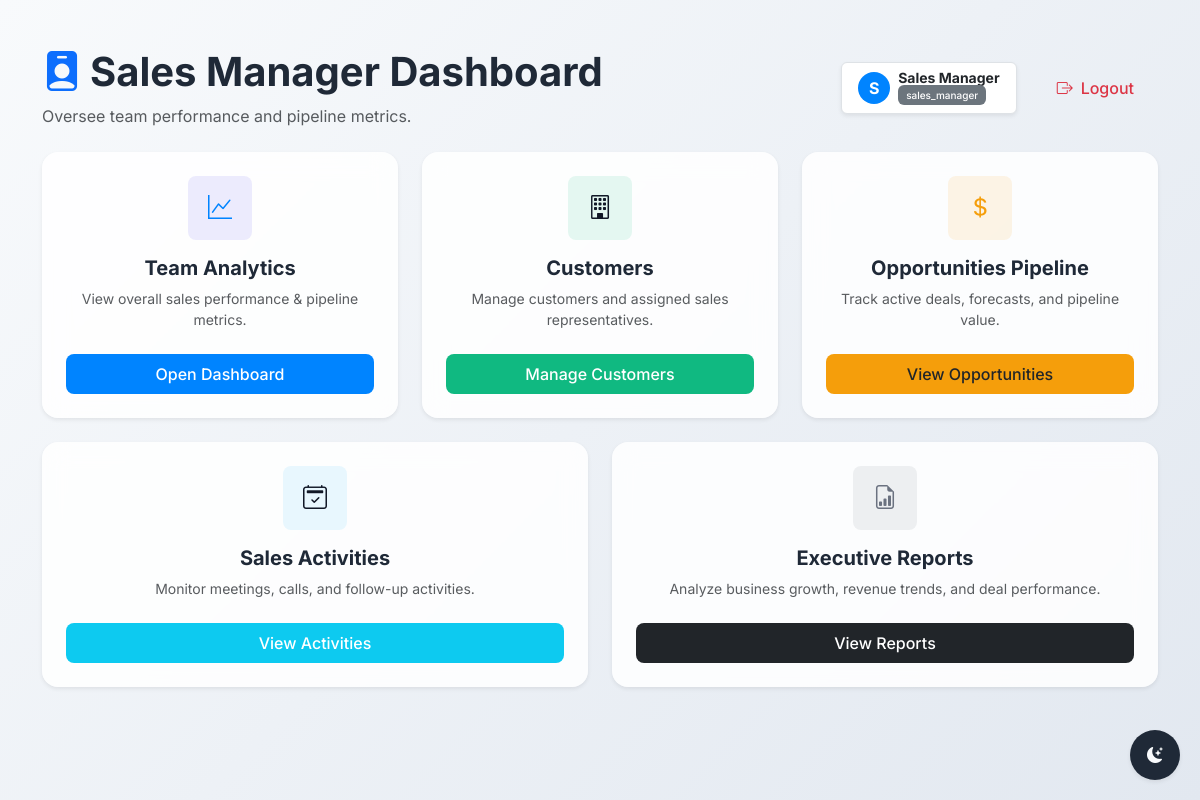
Screenshot of /sales_manager (signed in) with the database file from the repository.
### app/models/user.py (models this page shows)
class User(Base):
    __tablename__ = "users"
    id = Column(Integer, primary_key=True, index=True)
    name = Column(String, nullable=False)
    email = Column(String, unique=True, nullable=False)
    password = Column(String, nullable=False)
    role = Column(String, nullable=False)
    customers = relationship("Customer", back_populates="assigned_rep")
    sales_activities = relationship("SalesActivity",back_populates="user",cascade="all, delete-orphan")
    opportunities = relationship("Opportunity",back_populates="owner",cascade="all, delete-orphan")

### app/routes/auth.py (the view)
@router.get("/sales_manager", response_class=HTMLResponse)
def sales_manager_dashboard(request: Request,user: User = Depends(role_required(["sales_manager"]))):
    return templates.TemplateResponse(
        request=request,
        name="manager/sales_manager.html",
        context={"user": user}
    )

### app/templates/manager/sales_manager.html (shortened to what this page needs)
{% extends 'base.html' %}
{% block content %}
<div class="mb-4 d-flex justify-content-between align-items-center">
    <div>
        <h1 class="fw-bold text-theme-dark"><i class="bi bi-person-badge-fill me-2 text-primary"></i>Sales Manager Dashboard</h1>
        <p class="text-muted mb-0">Oversee team performance and pipeline metrics.</p>
    </div>
    <div class="d-flex align-items-center gap-3">
        <div class="bg-white px-3 py-2 rounded shadow-sm d-flex align-items-center gap-2 border">
            <div class="avatar-circle avatar-solid-primary">
                {{ user.name[0] }}
            </div>
            <div class="lh-1">
                <span class="d-block fw-bold small text-dark">{{ user.name }}</span>
                <span class="badge bg-secondary fs-xxs">{{ user.role }}</span>
            </div>
        </div>
        <a href="/logout" class="btn btn-outline-danger px-4"><i class="bi bi-box-arrow-right me-2"></i>Logout</a>
    </div>
</div>
<div class="row g-4 mb-4">
    <div class="col-md-4">
        <div class="glass-card h-100 p-4 border-0 shadow-sm text-center dashboard-nav-card">
            <div class="icon-box mx-auto mb-3 icon-box-lg bg-primary-subtle-custom">
                <i class="bi bi-graph-up"></i>
            </div>
            <h5 class="fw-bold">Team Analytics</h5>
            <p class="text-muted small mb-4">View overall sales performance & pipeline metrics.</p>
            <a href="/manager/dashboard" class="btn btn-primary w-100">Open Dashboard</a>
        </div>
    </div>
    <div class="col-md-4">
        <div class="glass-card h-100 p-4 border-0 shadow-sm text-center dashboard-nav-card">
            <div class="icon-box mx-auto mb-3 icon-box-lg bg-success-subtle-custom">
                <i class="bi bi-building"></i>
            </div>
            <h5 class="fw-bold">Customers</h5>
            <p class="text-muted small mb-4">Manage customers and assigned sales representatives.</p>
            <a href="/customers" class="btn btn-success w-100">Manage Customers</a>
        </div>
    </div>
    <div class="col-md-4">
        <div class="glass-card h-100 p-4 border-0 shadow-sm text-center dashboard-nav-card">
            <div class="icon-box mx-auto mb-3 icon-box-lg bg-warning-subtle-custom">
                <i class="bi bi-currency-dollar"></i>
            </div>
            <h5 class="fw-bold">Opportunities Pipeline</h5>
            <p class="text-muted small mb-4">Track active deals, forecasts, and pipeline value.</p>
            <a href="/opportunities" class="btn btn-warning text-dark w-100">View Opportunities</a>
        </div>
    </div>
</div>
<div class="row g-4">
    <div class="col-md-6">
        <div class="glass-card h-100 p-4 border-0 shadow-sm text-center dashboard-nav-card">
            <div class="icon-box mx-auto mb-3 icon-box-lg bg-info-subtle-custom">
                <i class="bi bi-calendar2-check"></i>
            </div>
            <h5 class="fw-bold">Sales Activities</h5>
            <p class="text-muted small mb-4">Monitor meetings, calls, and follow-up activities.</p>
            <a href="/activities" class="btn btn-info text-white w-100">View Activities</a>
        </div>
    </div>
    <div class="col-md-6">
        <div class="glass-card h-100 p-4 border-0 shadow-sm text-center dashboard-nav-card">
            <div class="icon-box mx-auto mb-3 icon-box-lg bg-dark-subtle-custom">
                <i class="bi bi-file-earmark-bar-graph"></i>
            </div>
            <h5 class="fw-bold">Executive Reports</h5>
            <p class="text-muted small mb-4">Analyze business growth, revenue trends, and deal performance.</p>
            <a href="/manager/dashboard" class="btn btn-dark w-100">View Reports</a>
        </div>
    </div>
</div>
{% endblock %}

### app/static/css/styles.css (style rules this page uses)
:root { --primary: #0084FF; --primary-hover: #0073E6; --secondary: #10B981; --secondary-hover: #059669; --danger: #EF4444; --danger-hover: #DC2626; --warning: #F59E0B; --warning-hover: #D97706; --dark: #1F2937; --light: #F3F4F6; --bg-color: #F8FAFC; --text-primary: #111827; --text-secondary: #6B7280; --card-bg: rgba(255, 255, 255, 0.85); --border-color: rgba(255, 255, 255, 0.3); }
body { font-family: 'Inter', sans-serif; background: linear-gradient(135deg, #F8FAFC 0%, #E2E8F0 100%); color: var(--text-primary); min-height: 100vh; }
h1, h2, h3, h4, h5, h6 { font-weight: 600; color: var(--dark); }
.glass-card { background: var(--card-bg); backdrop-filter: blur(12px); -webkit-backdrop-filter: blur(12px); border: 1px solid var(--border-color); border-radius: 16px; box-shadow: 0 10px 25px rgba(0, 0, 0, 0.05); transition: transform 0.3s ease, box-shadow 0.3s ease; }
.btn { border-radius: 8px; font-weight: 500; padding: 0.5rem 1.25rem; transition: all 0.3s ease; border: none; }
.btn-primary { background-color: var(--primary); color: white; }
.btn-success { background-color: var(--secondary); color: white; }
.btn-warning { background-color: var(--warning); color: white; }
.badge { padding: 0.5em 0.8em; border-radius: 6px; font-weight: 500; }
.icon-box { background: #E0F2FE; color: var(--primary); width: 40px; height: 40px; border-radius: 8px; display: flex; align-items: center; justify-content: center; flex-shrink: 0; }
.avatar-circle { width: 32px; height: 32px; border-radius: 50%; display: flex; align-items: center; justify-content: center; font-weight: bold; }
.avatar-solid-primary { background-color: var(--primary); color: white; }
.text-theme-dark { color: var(--dark); }
.fs-xxs { font-size: 10px; }
.icon-box-lg { width: 64px; height: 64px; font-size: 24px; border-radius: 8px; display: flex; align-items: center; justify-content: center; }
.bg-primary-subtle-custom { background-color: rgba(79, 70, 229, 0.1); color: var(--primary); }
.bg-success-subtle-custom { background-color: rgba(16, 185, 129, 0.1); color: var(--success); }
.bg-warning-subtle-custom { background-color: rgba(245, 158, 11, 0.1); color: var(--warning); }
.bg-info-subtle-custom { background-color: rgba(56, 189, 248, 0.1); color: var(--info); }
.bg-dark-subtle-custom { background-color: rgba(107, 114, 128, 0.1); color: #6B7280; }

### rows the page displays
User: name "S", name "Sales Manager", role "sales_manager"
